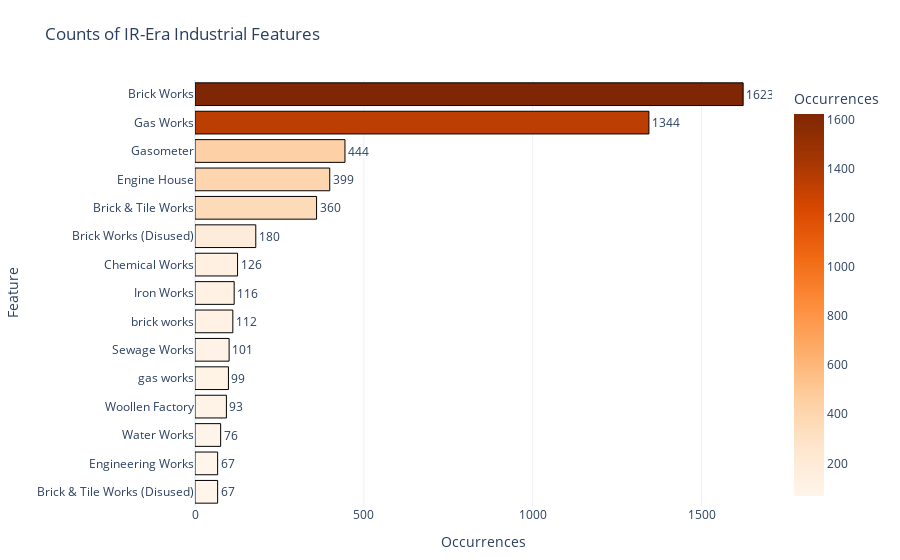

Notebook code for this chart:
### Code cell
import plotly.express as px

# 1. get counts for each IR-era feature
ir_counts = (
    df_ir['final_text']
      .value_counts()
      .reset_index()
)
ir_counts.columns = ['feature', 'count']

# 2. optional: focus on top 15 (or comment this out to show all)
ir_counts = ir_counts.nlargest(15, 'count')

# 3. create a horizontal bar chart
fig = px.bar(
    ir_counts,
    x='count',
    y='feature',
    orientation='h',
    color='count',
    color_continuous_scale='Oranges',
    title='Counts of IR-Era Industrial Features',
    labels={'feature':'Feature','count':'Occurrences'},
    text='count'
)

# 4. style adjustments
fig.update_layout(
    yaxis={'categoryorder':'total ascending'},
    template='plotly_white',
    margin=dict(l=140, r=40, t=80, b=40)
)
fig.update_traces(
    textposition='outside',
    marker_line_width=1,
    marker_line_color='black'
)

fig.show()

### Figure 1 — Plotly figure (JSON) as saved in the notebook; plotly's stock layout.template omitted (floating-point values rounded to 4 significant figures)
{"data": [{"alignmentgroup": "True", "hovertemplate": "Occurrences=%{marker.color}<br>Feature=%{y}<extra></extra>", "legendgroup": "", "marker": {"color": [1623, 1344, 444, 399, 360, 180, 126, 116, 112, 101, 99, 93, 76, 67, 67], "coloraxis": "coloraxis", "line": {"color": "black", "width": 1}, "pattern": {"shape": ""}}, "name": "", "offsetgroup": "", "orientation": "h", "showlegend": false, "text": [1623, 1344, 444, 399, 360, 180, 126, 116, 112, 101, 99, 93, 76, 67, 67], "textposition": "outside", "type": "bar", "x": [1623, 1344, 444, 399, 360, 180, 126, 116, 112, 101, 99, 93, 76, 67, 67], "xaxis": "x", "y": ["Brick Works", "Gas Works", "Gasometer", "Engine House", "Brick & Tile Works", "Brick Works (Disused)", "Chemical Works", "Iron Works", "brick works", "Sewage Works", "gas works", "Woollen Factory", "Water Works", "Brick & Tile Works (Disused)", "Engineering Works"], "yaxis": "y"}], "layout": {"autosize": true, "barmode": "relative", "coloraxis": {"colorbar": {"title": {"text": "Occurrences"}}, "colorscale": [[0, "rgb(255,245,235)"], [0.125, "rgb(254,230,206)"], [0.25, "rgb(253,208,162)"], [0.375, "rgb(253,174,107)"], [0.5, "rgb(253,141,60)"], [0.625, "rgb(241,105,19)"], [0.75, "rgb(217,72,1)"], [0.875, "rgb(166,54,3)"], [1, "rgb(127,39,4)"]]}, "legend": {"tracegroupgap": 0}, "margin": {"b": 40, "l": 140, "r": 40, "t": 80}, "title": {"text": "Counts of IR-Era Industrial Features"}, "xaxis": {"anchor": "y", "autorange": true, "domain": [0, 1], "range": [0, 1708.0], "title": {"text": "Occurrences"}, "type": "linear"}, "yaxis": {"anchor": "x", "autorange": true, "categoryorder": "total ascending", "domain": [0, 1], "range": [-0.5, 14.5], "title": {"text": "Feature"}, "type": "category"}}}
